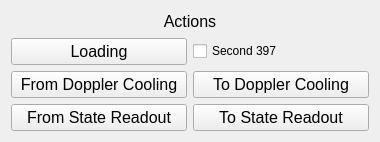
<?xml version="1.0" encoding="UTF-8"?>
<ui version="4.0">
 <class>Form</class>
 <widget class="QWidget" name="Form">
  <property name="geometry">
   <rect>
    <x>0</x>
    <y>0</y>
    <width>380</width>
    <height>142</height>
   </rect>
  </property>
  <property name="windowTitle">
   <string>Form</string>
  </property>
  <layout class="QGridLayout" name="gridLayout">
   <item row="0" column="0" colspan="2">
    <widget class="QLabel" name="label">
     <property name="font">
      <font>
       <pointsize>12</pointsize>
      </font>
     </property>
     <property name="text">
      <string>Actions</string>
     </property>
     <property name="alignment">
      <set>Qt::AlignCenter</set>
     </property>
    </widget>
   </item>
   <item row="4" column="1">
    <widget class="QPushButton" name="tostate">
     <property name="sizePolicy">
      <sizepolicy hsizetype="Minimum" vsizetype="Minimum">
       <horstretch>0</horstretch>
       <verstretch>0</verstretch>
      </sizepolicy>
     </property>
     <property name="font">
      <font>
       <pointsize>12</pointsize>
      </font>
     </property>
     <property name="text">
      <string>To State Readout</string>
     </property>
    </widget>
   </item>
   <item row="3" column="1">
    <widget class="QPushButton" name="todc">
     <property name="sizePolicy">
      <sizepolicy hsizetype="Minimum" vsizetype="Minimum">
       <horstretch>0</horstretch>
       <verstretch>0</verstretch>
      </sizepolicy>
     </property>
     <property name="font">
      <font>
       <pointsize>12</pointsize>
      </font>
     </property>
     <property name="text">
      <string>To Doppler Cooling</string>
     </property>
    </widget>
   </item>
   <item row="4" column="0">
    <widget class="QPushButton" name="fromstate">
     <property name="sizePolicy">
      <sizepolicy hsizetype="Minimum" vsizetype="Minimum">
       <horstretch>0</horstretch>
       <verstretch>0</verstretch>
      </sizepolicy>
     </property>
     <property name="font">
      <font>
       <pointsize>12</pointsize>
      </font>
     </property>
     <property name="text">
      <string>From State Readout</string>
     </property>
    </widget>
   </item>
   <item row="3" column="0">
    <widget class="QPushButton" name="fromdc">
     <property name="sizePolicy">
      <sizepolicy hsizetype="Minimum" vsizetype="Minimum">
       <horstretch>0</horstretch>
       <verstretch>0</verstretch>
      </sizepolicy>
     </property>
     <property name="font">
      <font>
       <pointsize>12</pointsize>
      </font>
     </property>
     <property name="text">
      <string>From Doppler Cooling</string>
     </property>
    </widget>
   </item>
   <item row="1" column="0">
    <widget class="QPushButton" name="crystallize">
     <property name="sizePolicy">
      <sizepolicy hsizetype="Minimum" vsizetype="Minimum">
       <horstretch>0</horstretch>
       <verstretch>0</verstretch>
      </sizepolicy>
     </property>
     <property name="font">
      <font>
       <pointsize>12</pointsize>
      </font>
     </property>
     <property name="text">
      <string>Loading</string>
     </property>
    </widget>
   </item>
   <item row="1" column="1">
    <widget class="QCheckBox" name="checkBox">
     <property name="text">
      <string>Second 397</string>
     </property>
    </widget>
   </item>
  </layout>
 </widget>
 <resources/>
 <connections/>
</ui>
